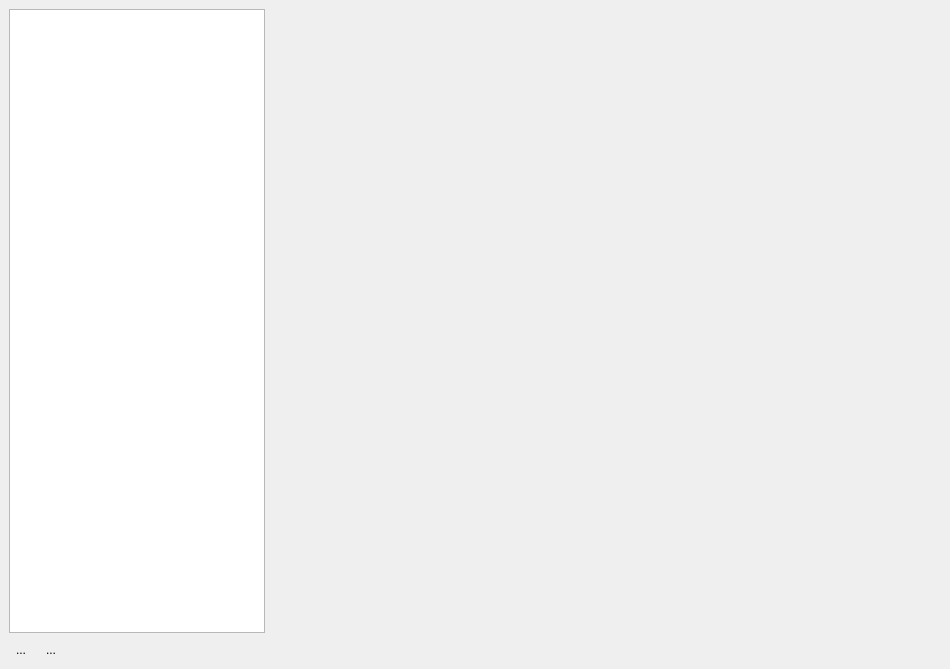
<?xml version="1.0" encoding="UTF-8"?>
<ui version="4.0">
 <class>OBSBasicFilters</class>
 <widget class="QDialog" name="OBSBasicFilters">
  <property name="geometry">
   <rect>
    <x>0</x>
    <y>0</y>
    <width>950</width>
    <height>669</height>
   </rect>
  </property>
  <property name="windowTitle">
   <string>Basic.Filters</string>
  </property>
  <layout class="QHBoxLayout" name="horizontalLayout">
   <property name="leftMargin">
    <number>0</number>
   </property>
   <property name="topMargin">
    <number>0</number>
   </property>
   <property name="rightMargin">
    <number>0</number>
   </property>
   <property name="bottomMargin">
    <number>0</number>
   </property>
   <item>
    <widget class="QWidget" name="widget" native="true">
     <layout class="QVBoxLayout" name="verticalLayout">
      <item>
       <widget class="QListWidget" name="filters">
        <property name="sizePolicy">
         <sizepolicy hsizetype="Preferred" vsizetype="Expanding">
          <horstretch>0</horstretch>
          <verstretch>0</verstretch>
         </sizepolicy>
        </property>
       </widget>
      </item>
      <item>
       <layout class="QHBoxLayout" name="horizontalLayout_4">
        <item alignment="Qt::AlignLeft">
         <widget class="QWidget" name="widget_3" native="true">
          <layout class="QHBoxLayout" name="horizontalLayout_5">
           <property name="leftMargin">
            <number>0</number>
           </property>
           <property name="topMargin">
            <number>0</number>
           </property>
           <property name="rightMargin">
            <number>0</number>
           </property>
           <property name="bottomMargin">
            <number>0</number>
           </property>
           <item>
            <layout class="QHBoxLayout" name="horizontalLayout_2">
             <item alignment="Qt::AlignLeft">
              <widget class="QWidget" name="widget_2" native="true">
               <property name="sizePolicy">
                <sizepolicy hsizetype="Maximum" vsizetype="Maximum">
                 <horstretch>0</horstretch>
                 <verstretch>0</verstretch>
                </sizepolicy>
               </property>
               <layout class="QHBoxLayout" name="horizontalLayout_3">
                <property name="leftMargin">
                 <number>0</number>
                </property>
                <property name="topMargin">
                 <number>0</number>
                </property>
                <property name="rightMargin">
                 <number>0</number>
                </property>
                <property name="bottomMargin">
                 <number>0</number>
                </property>
                <item>
                 <widget class="QToolButton" name="addFilter">
                  <property name="text">
                   <string>...</string>
                  </property>
                  <property name="icon">
                   <iconset resource="obs.qrc">
                    <normaloff>:/res/images/add.png</normaloff>:/res/images/add.png</iconset>
                  </property>
                  <property name="autoRaise">
                   <bool>true</bool>
                  </property>
                 </widget>
                </item>
                <item>
                 <widget class="QToolButton" name="removeFilter">
                  <property name="text">
                   <string>...</string>
                  </property>
                  <property name="icon">
                   <iconset resource="obs.qrc">
                    <normaloff>:/res/images/list_remove.png</normaloff>:/res/images/list_remove.png</iconset>
                  </property>
                  <property name="autoRaise">
                   <bool>true</bool>
                  </property>
                 </widget>
                </item>
               </layout>
              </widget>
             </item>
            </layout>
           </item>
          </layout>
         </widget>
        </item>
       </layout>
      </item>
     </layout>
    </widget>
   </item>
   <item>
    <layout class="QVBoxLayout" name="rightLayout">
     <item>
      <widget class="OBSQTDisplay" name="preview" native="true">
       <property name="sizePolicy">
        <sizepolicy hsizetype="Expanding" vsizetype="Preferred">
         <horstretch>0</horstretch>
         <verstretch>0</verstretch>
        </sizepolicy>
       </property>
       <property name="minimumSize">
        <size>
         <width>24</width>
         <height>24</height>
        </size>
       </property>
      </widget>
     </item>
    </layout>
   </item>
  </layout>
 </widget>
 <customwidgets>
  <customwidget>
   <class>OBSQTDisplay</class>
   <extends>QWidget</extends>
   <header>qt-display.hpp</header>
   <container>1</container>
  </customwidget>
 </customwidgets>
 <resources>
  <include location="obs.qrc"/>
 </resources>
 <connections/>
</ui>
